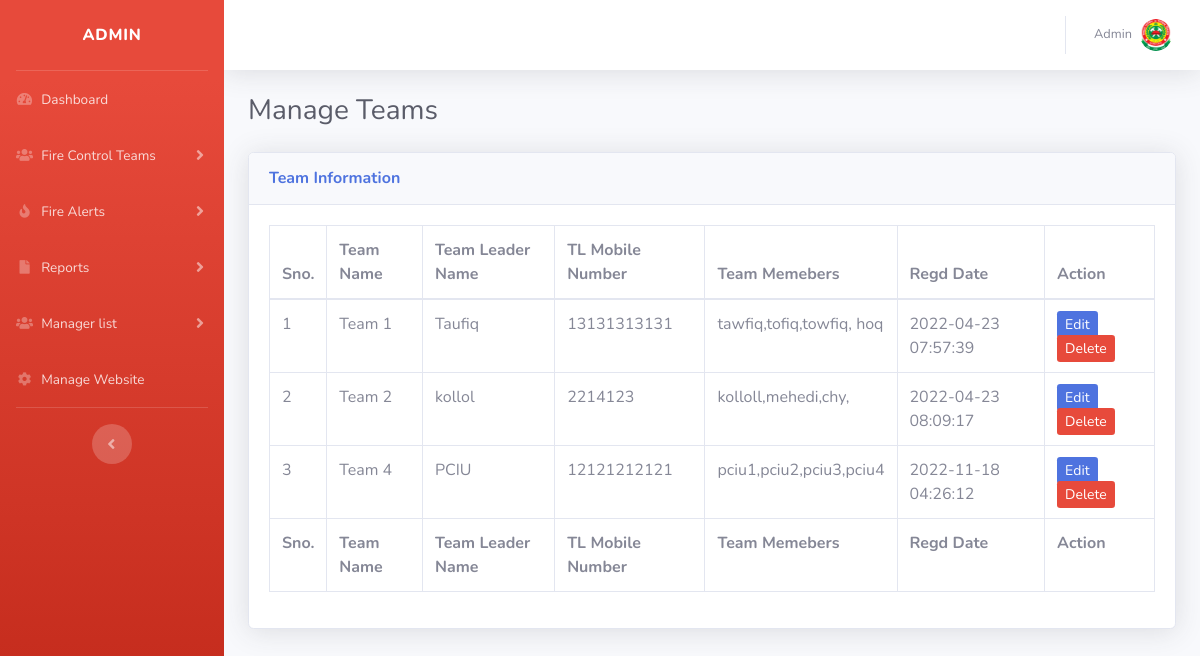
Screenshot of /admin/manage-teams.php (signed in) with the database file from the repository.
### tables this page shows
CREATE TABLE `tblsite` (
  `id` int(11) NOT NULL,
  `siteTitle` varchar(255) DEFAULT NULL,
  `siteLogo` varchar(255) DEFAULT NULL,
  `sitephone` varchar(11) DEFAULT NULL
);

CREATE TABLE `tblteams` (
  `id` int(11) NOT NULL,
  `teamName` varchar(255) DEFAULT NULL,
  `teamLeaderName` varchar(255) DEFAULT NULL,
  `teamLeadMobno` bigint(12) DEFAULT NULL,
  `teamMembers` mediumtext DEFAULT NULL,
  `postingDate` timestamp NULL DEFAULT current_timestamp()
);

### admin/manage-teams.php (the view, shortened to what this page needs)
<?php session_start();
include_once('includes/config.php');
if (strlen($_SESSION['aid']==0)) {
  header('location:logout.php');
  } else{
?>
<!DOCTYPE html>
<html lang="en">
<head>
    <link href="vendor/fontawesome-free/css/all.min.css" rel="stylesheet" type="text/css">
    <link href="css/sb-admin-2.min.css" rel="stylesheet">
</head>
<body id="page-top">
    <div id="wrapper">
  <?php include_once('includes/sidebar.php');?>
        <div id="content-wrapper" class="d-flex flex-column">
            <div id="content">
<?php include_once('includes/topbar.php');?>
                <div class="container-fluid">
                       <div class="d-sm-flex align-items-center justify-content-between mb-4">
                        <h1 class="h3 mb-0 text-gray-800">Manage Teams</h1>
                    </div>
                    <div class="card shadow mb-4">
                        <div class="card-header py-3">
                            <h6 class="m-0 font-weight-bold text-primary">Team Information</h6>
                        </div>
                        <div class="card-body">
                            <div class="table-responsive">
                                <table class="table table-bordered"  width="100%" cellspacing="0">
                                    <thead>
                                        <tr>
                                            <th>Sno.</th>
                                            <th>Team Name</th>
                                            <th>Team Leader Name</th>
                                            <th>TL Mobile Number</th>
                                             <th>Team Memebers</th>
                                             <th>Regd Date</th>
                                            <th>Action</th>
                                        </tr>
                                    </thead>
                                    <tfoot>
                                        <tr>
                                            <th>Sno.</th>
                                            <th>Team Name</th>
                                            <th>Team Leader Name</th>
                                            <th>TL Mobile Number</th>
                                             <th>Team Memebers</th>
                                             <th>Regd Date</th>
                                            <th>Action</th>
                                        </tr>
                                    </tfoot>
                                    <tbody>
<?php $query=mysqli_query($con,"select * from tblteams ");
$cnt=1;
while($row=mysqli_fetch_array($query)){
?>
                                        <tr>
                                            <td><?php echo $cnt;?></td>
                                            <td><?php echo $row['teamName'];?></td>
                                            <td><?php echo $row['teamLeaderName'];?></td>
                                            <td><?php echo $row['teamLeadMobno'];?></td>
                                            <td><?php echo $row['teamMembers'];?></td>
                                            <td><?php echo $row['postingDate'];?></td>
                                            <td>
                                <a href="edit-team.php?teamid=<?php echo $row['id'];?>&&tname=<?php echo $row['teamName'];?>" class="btn-sm btn-primary">Edit</a>
                                <a href="manage-teams.php?teamid=<?php echo $row['id'];?>" onclick="return confirm('Do you really want to delete the team?');" class="btn-sm btn-danger">Delete</a></td>
                                        </tr>
                               <?php $cnt++;
                           } ?>
                                    </tbody>
                                </table>
                            </div>
                        </div>
                    </div>
                </div>
            </div>
        </div>
    </div>
</body>
</html>
<?php } ?>

### admin/includes/topbar.php (shortened to what this page needs)
      <nav class="navbar navbar-expand navbar-light bg-white topbar mb-4 static-top shadow">
            <?php if($_SESSION['aid']):?>
                    <ul class="navbar-nav ml-auto">
                        <li class="nav-item dropdown no-arrow">
                            <a class="nav-link dropdown-toggle" href="#" id="userDropdown" role="button"
                                data-toggle="dropdown" aria-haspopup="true" aria-expanded="false">
                <?php
$adid=$_SESSION['aid'];
$ret1=mysqli_query($con,"select AdminName from tbladmin where ID='$adid'");
while($row1=mysqli_fetch_array($ret1)){
?>
                                <span class="mr-2 d-none d-lg-inline text-gray-600 small"><?php  echo $row1['AdminName'];?></span>
                           <?php } ?>
                                <img class="img-profile rounded-circle"
                                    src="uploadeddata/<?php echo $logo;?>">
                            </a>
                        </li>
                    </ul>
                <?php endif;?>
                </nav>

### rows the page displays
tblsite: siteLogo (picture)
tblteams: teamName "Team 1", teamLeaderName "Taufiq", teamLeadMobno "13131313131", teamMembers "tawfiq,tofiq,towfiq, hoq", postingDate "2022-04-23 07:57:39"
tblteams: teamName "Team 2", teamLeaderName "kollol", teamLeadMobno "2214123", teamMembers "kolloll,mehedi,chy,", postingDate "2022-04-23 08:09:17"
tblteams: teamName "Team 4", teamLeaderName "PCIU", teamLeadMobno "12121212121", teamMembers "pciu1,pciu2,pciu3,pciu4", postingDate "2022-11-18 04:26:12"

### other values shown
$row1['AdminName'] "Admin"
